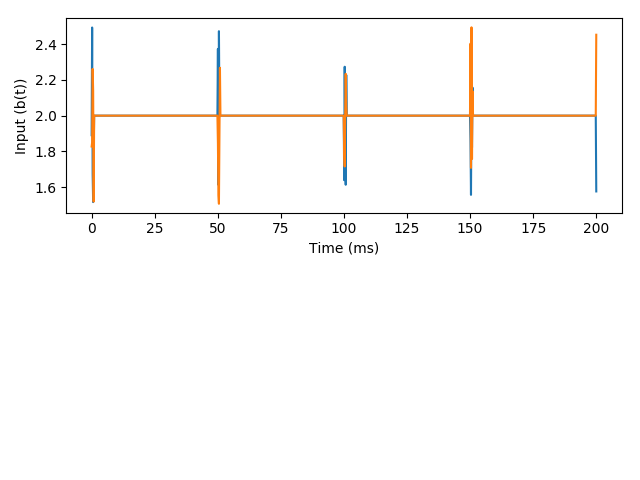

This figure's Python source:
import scipy as sp
from scipy.integrate import odeint
from scipy.integrate import quad
import numpy as np
import matplotlib.pyplot as plt
import math
import random

tau = 50

def s(t):
    return odeint(f, 0, t)

def b(t):
    res = np.zeros_like(t)
    index = 0
    # print(t)
    for i in np.nditer(t):
        if math.floor(i) % tau == 0:
            res[index] = random.uniform(1.5, 2.5)
        else:
            res[index] = 2.0
        index += 1
    
    # print(res)
    return res

def b_(t):
    if math.floor(t) % tau == 0:
        return random.uniform(2.0, 2.5)
    return 2.0

def f(s, t):
    W = 1
    # b_ = b(np.linspace(0, 200, 2000))
    return (-s + (W * s) + b_(t)) / tau

def g(t):
    res = np.zeros_like(t)
    index = 0
    for i in np.nditer(t):
        res[index] = quad(b_, 0, index)
        index += 1
    return res

def main():
    t = np.linspace(0, 200, 1000)
    plt.figure(1)
    plt.subplot(211)
    plt.ylabel("Input (b(t))")
    plt.xlabel("Time (ms)")
    plt.plot(t, b(t))
    plt.plot(t, b(t))
    # plt.plot(t, g(t))
    plt.legend()


    plt.tight_layout()
    plt.savefig("problem3.png")
    plt.show()
    



if (__name__ == "__main__"):
    main()